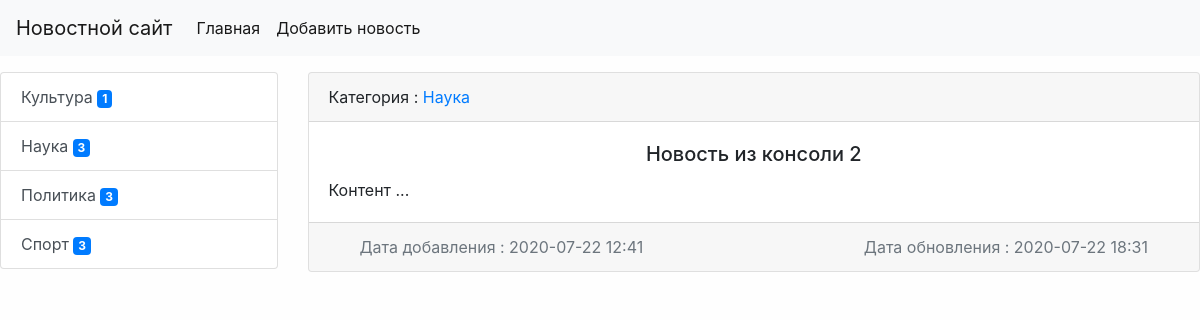
The app's page /news/10/, older data.
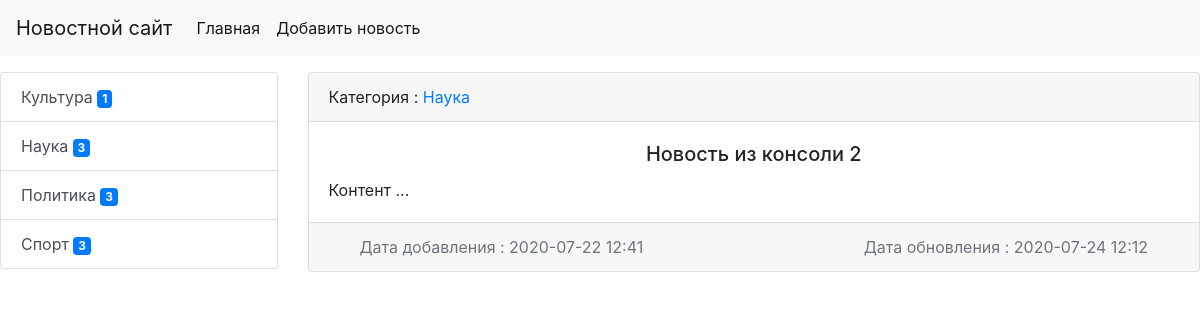
The same page, newer data.
### news/models.py (models this page shows, shortened)
class News(models.Model ):
    title = models.CharField(max_length=150, verbose_name='Наименование')
    content = models.TextField(verbose_name='Контент')
    created_at = models.DateTimeField(auto_now_add=True, verbose_name='Опубликовано')
    update_at = models.DateTimeField(auto_now=True, verbose_name='Обновление')
    photo = models.ImageField(upload_to='photos/%Y/%m/%d', blank=True, verbose_name='Фото')
    is_published = models.BooleanField(default=True, verbose_name='Опубликовано ?')
    category = models.ForeignKey('Category', on_delete=models.PROTECT, null=True, verbose_name='Категория')
    views = models.IntegerField(default=0)
    class Meta:
        verbose_name = 'Новость'
        verbose_name_plural = 'Новости'
        ordering = ['-created_at']

class Category(models.Model):
    title = models.CharField(max_length=150, db_index=True, verbose_name='Наименование категории')
    def get_absolute_url(self):
        return reverse('category', kwargs={'category_id': self.pk})
    class Meta:
        verbose_name = 'Категория'
        verbose_name_plural = 'Категории'
        ordering = ['title']

### news/views.py (the view)
# urls.py: path('news/<int:pk>/', ViewNews.as_view(), name='view_news'),
class ViewNews(DetailView):
    model = News
    template_name = 'news/news_detail.html'

### news/templatetags/news_tags.py (called while the page is built)
@register.inclusion_tag('news/list_categories.html')
def show_categories():
    categories = Category.objects.annotate(cnt=Count('news')).filter(cnt__gt=0)
    return {
        'categories': categories,
    }

### news/templates/news/news_detail.html (shortened to what this page needs)
{% extends 'base.html' %}
{% block sidebar %}
{% include 'inc/_sidebar.html' %}
{% endblock %}
{% block content %}
<div class="card mb-5">
    <div class="card-header">
        Категория :
        <a href="{{ object.category.get_absolute_url }}">
            {{ object.category.title }}
        </a>
    </div>
    <div class="card-body">
        <div class="media d-flex align-items-center">
            <div class="media-body">
                <h5 class="card-title text-center">{{ object.title }}</h5>
                <p class="card-text">{{ object.content }}</p>
            </div>
        </div>
    </div>
    <div class="card-footer text-muted ">
        <div class="row justify-content-between ml-3 mr-3">
            <div class="col-auto"> Дата добавления : {{ object.created_at|date:"Y-m-d H:i" }}</div>
            <div class="col-auto">
                Дата обновления : {{ object.update_at|date:"Y-m-d H:i" }}
            </div>
        </div>
    </div>
</div>
{% endblock %}

Row changes from the older to the newer data that the page shows:
changed News "Новость из консоли 2": update_at "2020-07-22 18:31" → "2020-07-24 12:12"
